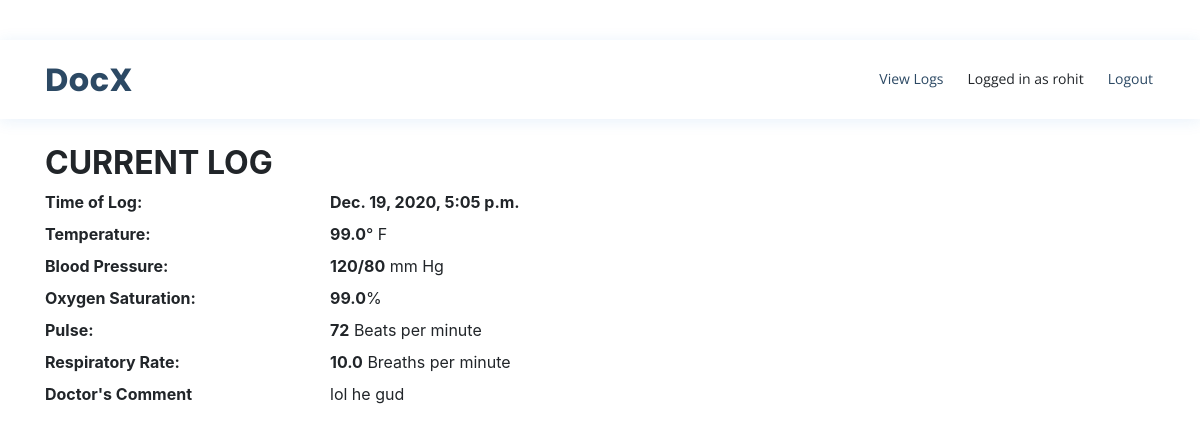
The app's page /viewlog/2 (signed in) with its own data.
### patient/models.py (models this page shows)
class Log(models.Model):
    temperature = models.FloatField()
    pulse = models.IntegerField(null=True)
    bp = models.CharField(max_length = 7)
    respiratory_rate = models.FloatField()
    oxygen_saturation = models.FloatField()
    doctor_comment = models.TextField(blank = True)
    added = models.DateTimeField(auto_now_add=True)
    user = models.ForeignKey(User, on_delete=models.CASCADE)

### patient/views.py (the view, shortened to what this page needs)
# urls.py: path('viewlog/<int:log_pk>', views.viewlog, name='viewlog'),
@login_required
def viewlog(request, log_pk):
    log = get_object_or_404(Log, pk=log_pk, user=request.user)
    if request.method == 'GET':
        form = LogForm(instance=log)
        return render(request, 'patient/viewlog.html', {'log':log, 'form':form})

### patient/templates/patient/viewlog.html
{% extends "patient/base.html" %}
{% block content %}
<br>
<br>
<br>
<br>
<br>
<br>
<h2><b>CURRENT LOG</b></h2>
<link href="https://maxcdn.bootstrapcdn.com/bootstrap/4.1.3/css/bootstrap.min.css" rel="stylesheet"/>
<dl class="row">
    <dt class="col-sm-3">Time of Log:</dt>
  <dd class="col-sm-9"><b>{{ log.added }}</b></dd>
  <dt class="col-sm-3">Temperature:</dt>
  <dd class="col-sm-9"><b>{{ log.temperature }}</b>° F</dd>
  <dt class="col-sm-3">Blood Pressure:</dt>
  <dd class="col-sm-9">
   <b>{{ log.bp }}</b> mm Hg
  </dd>
  <dt class="col-sm-3">Oxygen Saturation:</dt>
  <dd class="col-sm-9"><b>{{ log.oxygen_saturation }}</b>%</dd>
  <dt class="col-sm-3 text-truncate">Pulse:</dt>
  <dd class="col-sm-9"><b>{{ log.pulse }}</b> Beats per minute</dd>
  <dt class="col-sm-3 text-truncate">Respiratory Rate:</dt>
  <dd class="col-sm-9"><b>{{ log.respiratory_rate }}</b> Breaths per minute</dd>
  <dt class="col-sm-3">Doctor's Comment</dt>
  <dd class="col-sm-9">
      {{ log.doctor_comment}}</dd>
</dl>
{% endblock %}

### patient/templates/patient/base.html (shortened to what this page needs)
{% load static %}
<!DOCTYPE html>
<html lang="en">
<head>
  <link href="{% static 'patient/vendor/bootstrap/css/bootstrap.min.css' %}" rel="stylesheet">
  <link href="{% static 'patient/vendor/icofont/icofont.min.css' %}" rel="stylesheet">
  <link href="{% static 'patient/vendor/boxicons/css/boxicons.min.css' %}" rel="stylesheet">
  <link href="{% static 'patient/vendor/venobox/venobox.css' %}" rel="stylesheet">
  <link href="{% static 'patient/vendor/animate.css/animate.min.css' %}" rel="stylesheet">
  <link href="{% static 'patient/vendor/remixicon/remixicon.css' %}" rel="stylesheet">
  <link href="{% static 'patient/vendor/owl.carousel/assets/owl.carousel.min.css' %}" rel="stylesheet">
  <link href="{% static 'patient/vendor/bootstrap-datepicker/css/bootstrap-datepicker.min.css' %}" rel="stylesheet">
  <link href="{% static 'patient/css/style.css' %}" rel="stylesheet">
</head>
<body>
  <header id="header" class="fixed-top">
    <div class="container d-flex align-items-center">
      <h1 class="logo mr-auto"><a href="{% url 'home' %}">DocX</a></h1>
      <nav class="nav-menu d-none d-lg-block">
        <ul>
            {% if user.is_authenticated %}
                {% if user.username  == "medica01" %}
                    <li><a href="{% url 'createlog' %}">Create Log</a></li>
                    <li><a>Logged in as {{ user }}</a></li>
                    <li><a href="#" onclick="$('#signOutBtn').click()" class="nav-link">Logout</a>
                        <form style='display: none;' method="POST" action="{% url 'logoutuser' %}">
                            {% csrf_token %}
                            <button id="signOutBtn" type="submit">Logout</button>
                        </form></li>
                {% else %}
                    <li><a href="{% url 'viewlogs' %}">View Logs</a></li>
                    <li><a>Logged in as {{ user }}</a></li>
                    <li><a href="#" onclick="$('#signOutBtn').click()" class="nav-link">Logout</a>
                        </li>
                    {% endif %}
            {% else %}
            <li><a href="#appointment">Nearby Doctors</a></li>
            <li><a href="{% url 'loginhospital' %}">Login as Hospital</a></li>
        </ul>
      </nav>
      <a href="{% url 'loginuser' %}" class="appointment-btn scrollto">Patient Login</a>
      {% endif %}
    </div>
  </header>
  <div class="container">
    {% block content %}{% endblock %}
    </div>

### patient/static/patient/css/style.css (style rules this page uses)
body { font-family: "Open Sans", sans-serif; color: #444444; }
a { color: #1977cc; }
h1, h2, h3, h4, h5, h6 { font-family: "Raleway", sans-serif; }
#header { background: #fff; transition: all 0.5s; z-index: 997; padding: 15px 0; top: 40px; box-shadow: 0px 2px 15px rgba(25, 119, 204, 0.1); }
#header .logo { font-size: 32px; margin: 0; padding: 0; line-height: 1; font-weight: 700; letter-spacing: 0.5px; font-family: "Poppins", sans-serif; }
#header .logo a { color: #2c4964; }
.nav-menu ul { margin: 0; padding: 0; list-style: none; }
.nav-menu > ul { display: flex; }
.nav-menu > ul > li { position: relative; white-space: nowrap; padding: 8px 0 8px 20px; }
.nav-menu a { display: block; position: relative; color: #2c4964; transition: 0.3s; font-size: 14px; font-family: "Open Sans", sans-serif; padding: 5px 2px; border-bottom: 2px solid #fff; }

### records on screen
Log: added "Dec. 19, 2020, 5:05 p.m.", temperature "99.0", bp "120/80", oxygen_saturation "99.0", pulse "72", respiratory_rate "10.0", doctor_comment "lol he gud"

### other values on screen
{{ user }} "rohit"
